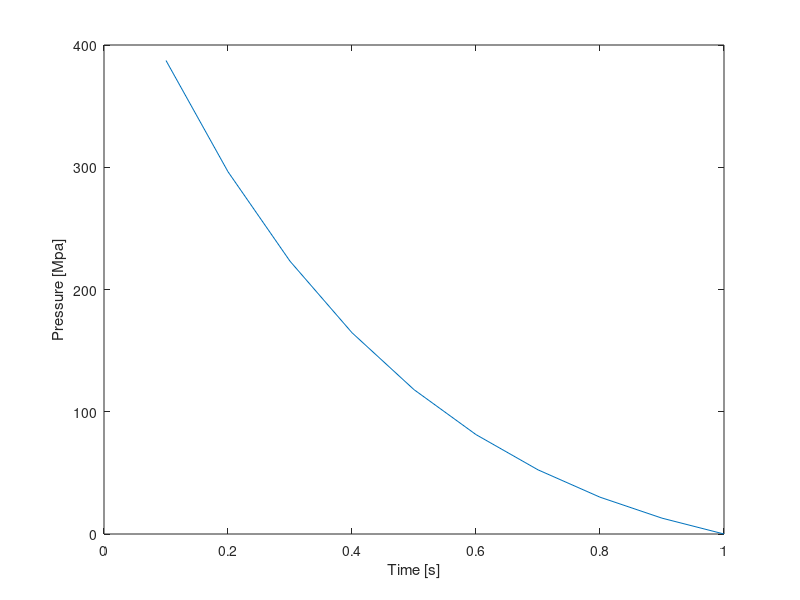

Here is the MATLAB script that generated this plot:
clc
clear all
close all

%% Inputs
P_0 = 0;		%Ambient pressure
P_s_pos = 500;	%Peak peak side on (incident) pressure
n = 10;	%Nr of increments
T_pos = 1; % 50e-3;  %Duration of positive pressure
b = 1.5;    %Parameter in modified Frielander curve

lin = 0;
expon = 1;

%% Calculations
delta_t = T_pos/n;
t = 0.1:delta_t:T_pos;

if lin == 1;
    P = P_0 + P_s_pos*(1-(t/T_pos));
elseif expon == 1;
    P = P_0 + P_s_pos*(1-(t/T_pos)).*exp((-b*t)/(T_pos));
end
%% Plot
plot (t,P)
xlabel('Time [s]')
ylabel('Pressure [Mpa]')

%% Wrtie to file
fich=fopen(['blast.csv'],'w');
%fprintf(fich, 'Time [s] Pressure [MPa]\n');
for i=1:length(P)
    fprintf(fich,'%6d\t%6d\n',t(i),P(i));
end
fclose(fich);


% plot(p,model)
% axis([0 max(p) 0 max(model)])
% xlabel('Equivalent plastic strain')
% ylabel('Equivalent stress (in MPa)')











